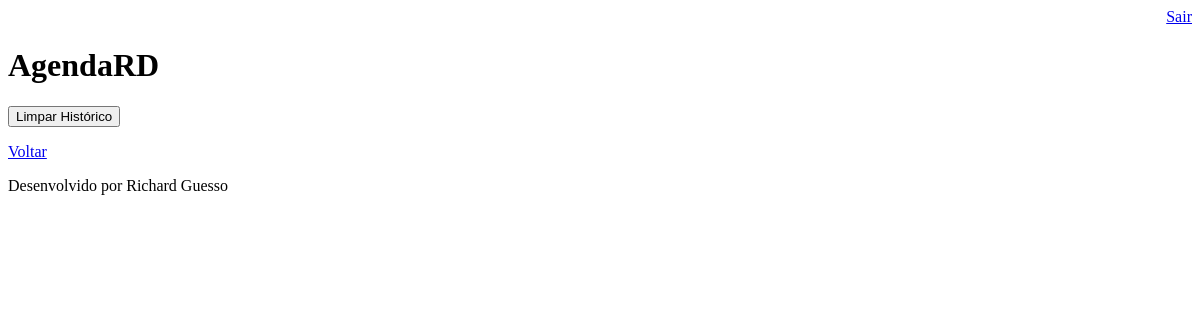
Before: /agenda/historico/ (signed in) with the older database file.
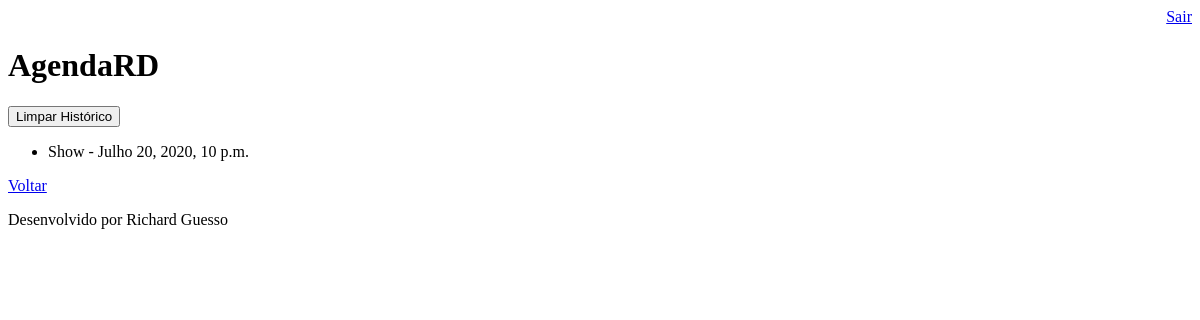
After: the same page with the newer database file.
### core/models.py (models this page shows, shortened)
class Evento(models.Model):
    titulo = models.CharField(max_length=100)
    descricao = models.TextField(blank=True, null=True)
    data_evento = models.DateTimeField(verbose_name='Data do Evento')
    data_criacao = models.DateTimeField(auto_now=True)
    usuario = models.ForeignKey(User, on_delete=models.CASCADE)
    local = models.CharField(max_length=150, blank=True, null=True)
    class Meta:
        db_table = 'evento'

### core/views.py (the view)
# urls.py: path('agenda/historico/', views.historico),
@login_required(login_url='/login/')
def historico(request):
    usuario = request.user
    data_atual = datetime.now() - timedelta(hours=1)
    evento = Evento.objects.filter(usuario=usuario,
                                   data_evento__lt=data_atual)
    dados = {'eventos': evento}
    return render(request ,'historico.html', dados)

### templates/historico.html
{% extends "model-page.html" %}
{% block content %}
<a href="limpar/">
    <button type="button">Limpar Histórico</button>
</a>
<ul>
    {% for evento in eventos %}
        <li> {{ evento.titulo }} - {{ evento.data_evento }} </li>
    {% endfor %}
</ul>
<a href="/">Voltar</a>
{% endblock %}

Changed rows visible on the page:
added Evento: titulo "Show", data_evento "Julho 20, 2020, 10 p.m."
